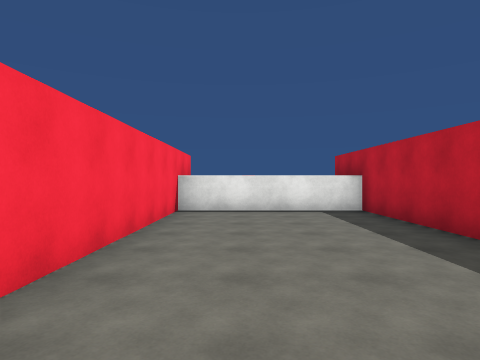
[1] (above)

24 first-person views from a walk through a Unity game level. The camera is 1.5 m above the floor, looks level and sees 75° across. The floor is counted in squares, 2 m on a side. Each view is taken from the middle of a square. On the plan, view 1 faces up. The plan holds only what a view shows up to about 10 squares ahead; the rest is blank. The place goes on beyond the plan. Surface patterns are stand-ins for the level's own textures.

[2]
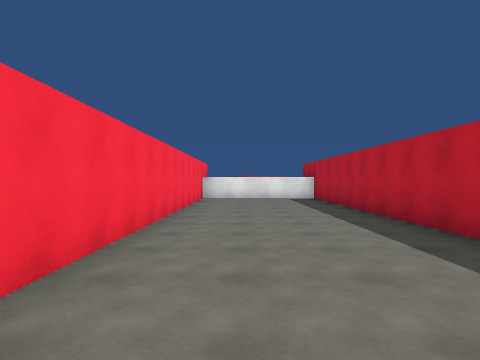

[3]
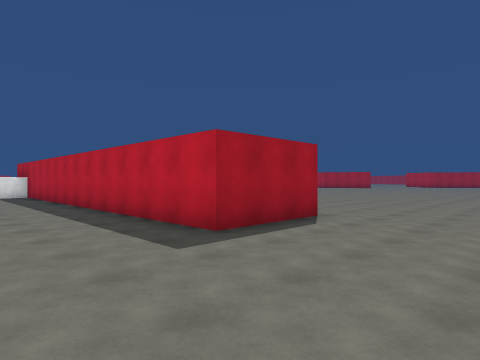

[4]
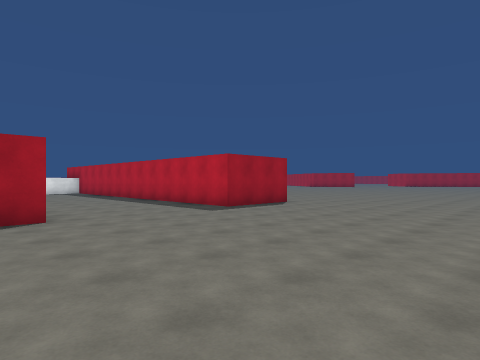

[5]
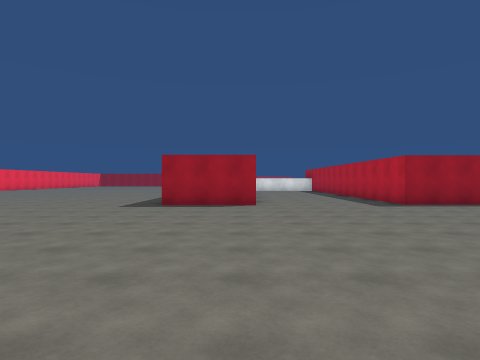

[6]
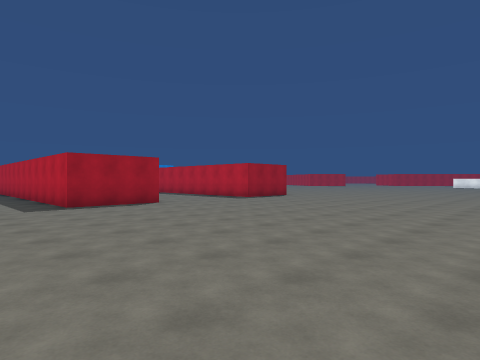

[7]
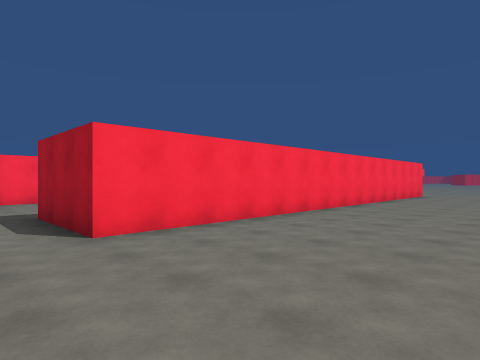

[8]
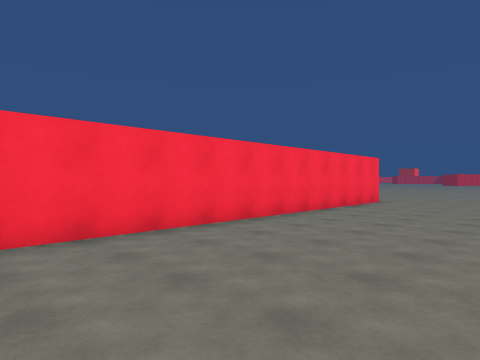

[9]
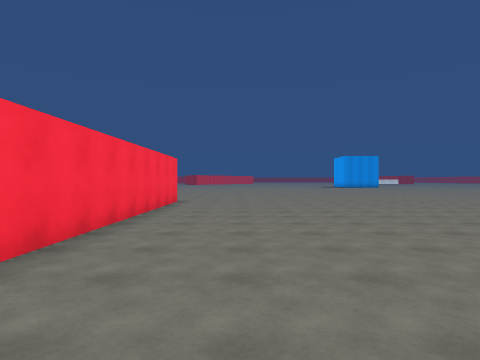

[10]
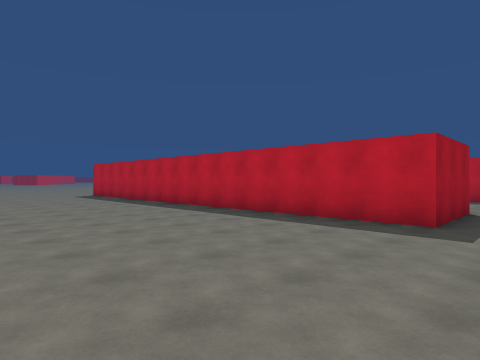

[11]
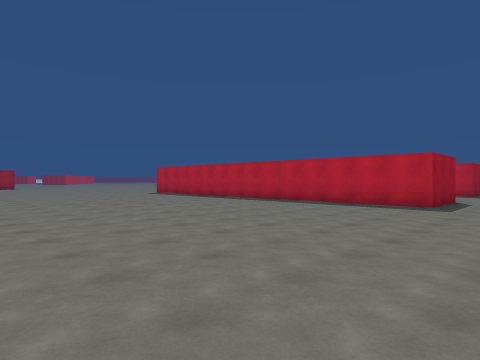

[12]
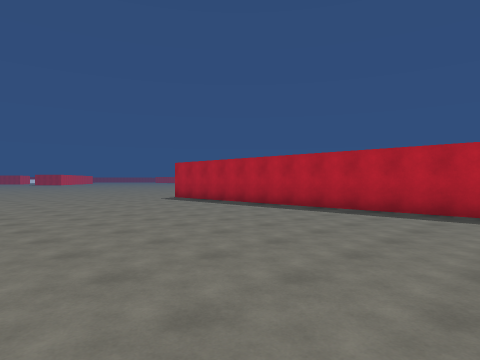

[13]
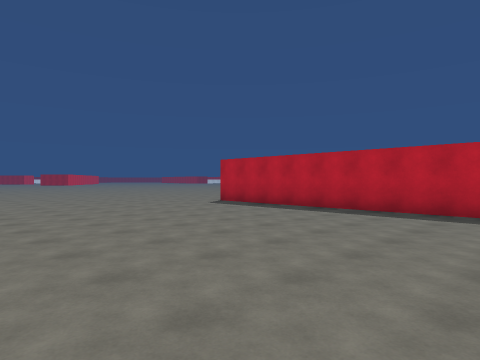

[14]
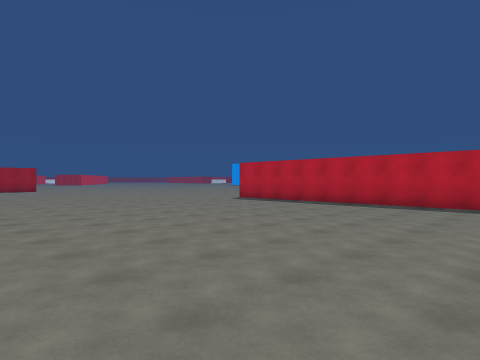

[15]
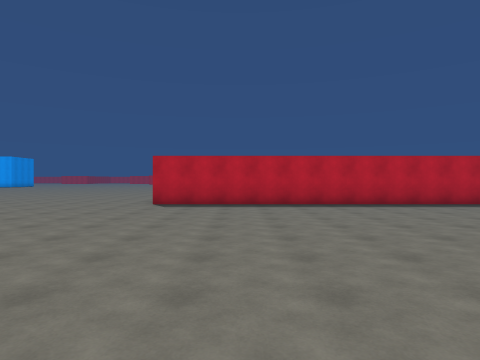

[16]
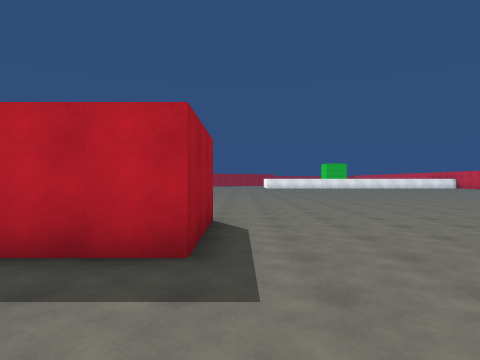

[17]
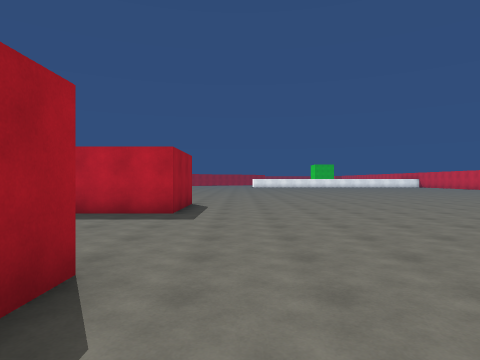

[18]
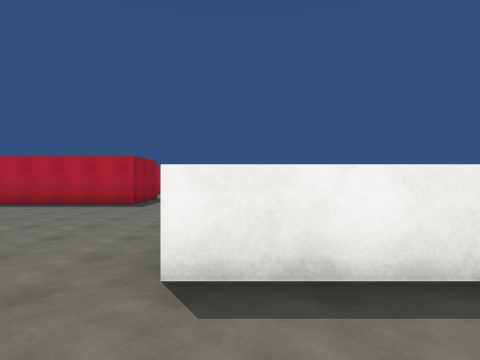

[19]
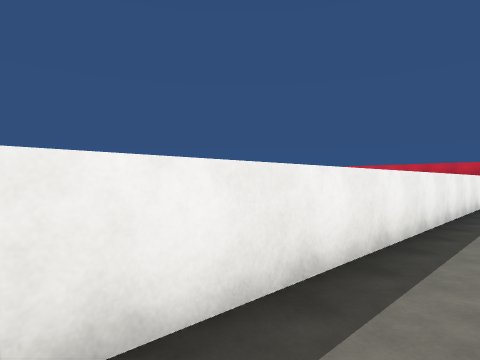

[20]
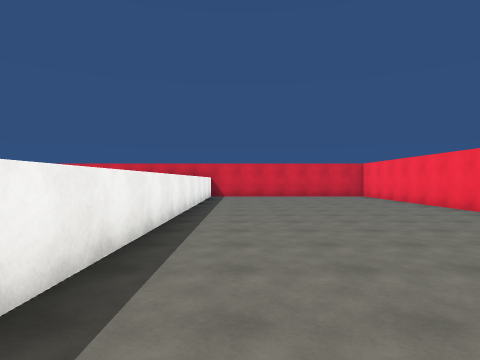

[21]
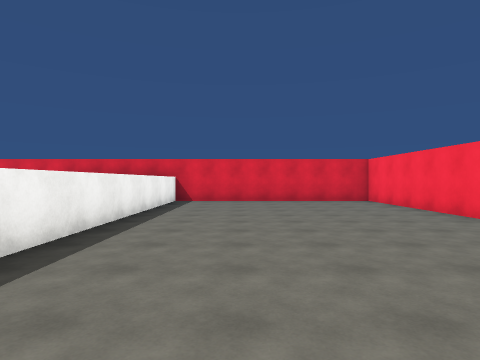

[22]
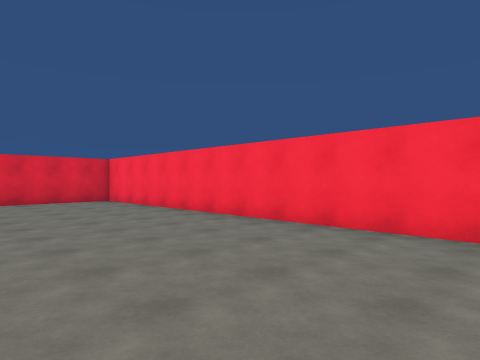

[23]
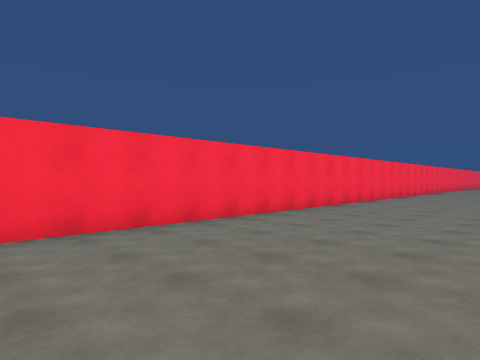

[24]
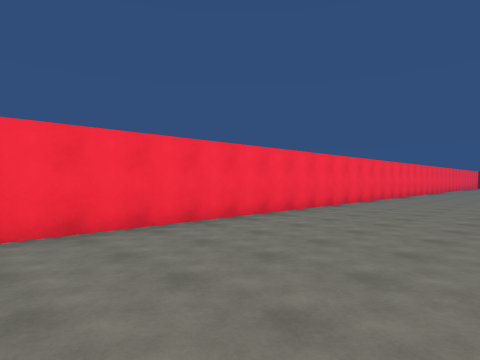

### Floor plan
Points are (right, up) in squares from view 1. A wall is a line through its corners. A room is listed if a view was taken in it or the views show most of it. See-through windows are left out.
Room 1 (views 1, 2, 3, 4, 5, 6, 7, 8, 9, 16, 17)
walls: (5.8, 9) (5.8, -4.5) (3, -4.5) (3, 7.7) (-1.5, 7.7) (-1.5, -4.7) (-4.3, -4.7)
ways out: opening at (-5.8, -6) to room 2
Room 2 (views 10, 11, 12, 13, 14, 15, 18, 19, 20, 21, 22, 23, 24)
walls: (-18.6, -1.4) (-18.6, -23); (-4.3, -4.7) (-4.3, 9.8); (-11.7, -23) (-11.7, -7.4); (-17, -24.2) (-15.4, -24.2)
ways out: opening at (-5.8, -6) to room 1

Positions as (right, up) in squares from view 1, and headings:
1: (0, 0), facing up
2: (0, -5), facing up
3: (0, -8), facing up-right
4: (-3, -11), facing up-right
5: (-2, -14), facing up
6: (-7, -14), facing up-right
7: (10, -6), facing up-left
8: (10, -1), facing up-left
9: (8, -1), facing up
10: (-10, -6), facing up-right
11: (-14, -7), facing up-right
12: (-12, -2), facing up-right
13: (-12, 1), facing up-right
14: (-14, 0), facing up-right
15: (-14, 7), facing right
16: (0, -5), facing right
17: (-4, -6), facing right
18: (-14, -8), facing right
19: (-13, -8), facing down-right
20: (-13, -10), facing down
21: (-14, -13), facing down
22: (-14, -13), facing down-left
23: (-14, -17), facing up-left
24: (-14, -11), facing up-left
